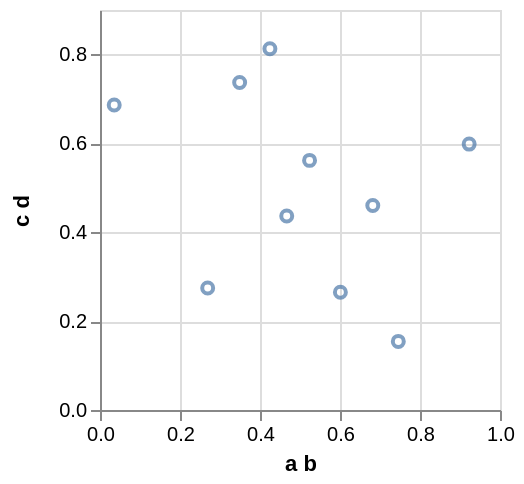

The specification (Vega-Lite) saved for this image:
### Vega specification from a JSON file in a GitHub repository (floating-point values rounded to 4 significant figures)
{"$schema": "https://vega.github.io/schema/vega/v3.0.json", "autosize": "pad", "padding": 5, "style": "cell", "data": [{"name": "source_0", "values": [{"a b": 0.9229, "c d": 0.5983}, {"a b": 0.682, "c d": 0.46}, {"a b": 0.03553, "c d": 0.6864}, {"a b": 0.3491, "c d": 0.7368}, {"a b": 0.4248, "c d": 0.813}, {"a b": 0.5239, "c d": 0.5616}, {"a b": 0.4668, "c d": 0.4366}, {"a b": 0.2692, "c d": 0.2747}, {"a b": 0.601, "c d": 0.2649}, {"a b": 0.7458, "c d": 0.1544}], "format": {"type": "json"}}, {"name": "data_0", "source": "source_0", "transform": [{"type": "formula", "expr": "toNumber(datum[\"a b\"])", "as": "a b"}, {"type": "formula", "expr": "toNumber(datum[\"c d\"])", "as": "c d"}, {"type": "filter", "expr": "datum[\"a b\"] !== null && !isNaN(datum[\"a b\"]) && datum[\"c d\"] !== null && !isNaN(datum[\"c d\"])"}]}], "signals": [{"name": "width", "update": "200"}, {"name": "height", "update": "200"}], "marks": [{"name": "marks", "type": "symbol", "style": ["point"], "from": {"data": "data_0"}, "encode": {"update": {"x": {"scale": "x", "field": "a b"}, "y": {"scale": "y", "field": "c d"}, "stroke": {"value": "#4c78a8"}, "fill": {"value": "transparent"}, "opacity": {"value": 0.7}}}}], "scales": [{"name": "x", "type": "linear", "domain": {"data": "data_0", "field": "a b"}, "range": [0, {"signal": "width"}], "nice": true, "zero": true}, {"name": "y", "type": "linear", "domain": {"data": "data_0", "field": "c d"}, "range": [{"signal": "height"}, 0], "nice": true, "zero": true}], "axes": [{"scale": "x", "labelOverlap": true, "orient": "bottom", "tickCount": {"signal": "ceil(width/40)"}, "title": "a b", "zindex": 1}, {"scale": "x", "domain": false, "grid": true, "labels": false, "maxExtent": 0, "minExtent": 0, "orient": "bottom", "tickCount": {"signal": "ceil(width/40)"}, "ticks": false, "zindex": 0, "gridScale": "y"}, {"scale": "y", "labelOverlap": true, "orient": "left", "tickCount": {"signal": "ceil(height/40)"}, "title": "c d", "zindex": 1}, {"scale": "y", "domain": false, "grid": true, "labels": false, "maxExtent": 0, "minExtent": 0, "orient": "left", "tickCount": {"signal": "ceil(height/40)"}, "ticks": false, "zindex": 0, "gridScale": "x"}], "config": {"axisY": {"minExtent": 30}}}
